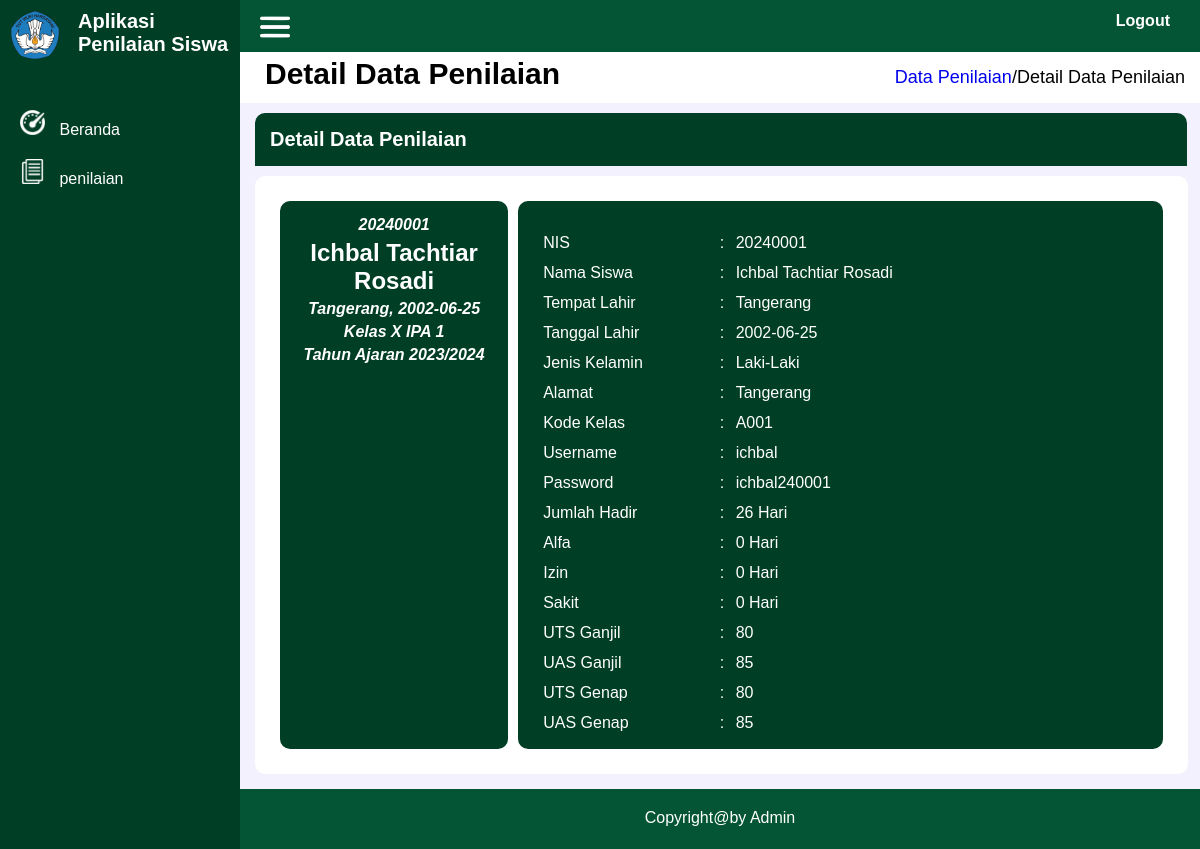
The page /user/detail_penilaian.php?nis=20240001 on the database its author committed.
### tables this page shows
CREATE TABLE `siswa` (
  `nis` int(11) NOT NULL,
  `nm_siswa` varchar(50) NOT NULL,
  `tmp_lahir` varchar(50) NOT NULL,
  `tgl_lahir` date NOT NULL,
  `jkel` varchar(10) NOT NULL,
  `alamat` varchar(250) NOT NULL,
  `telp` varchar(12) NOT NULL,
  `nm_wali` varchar(50) NOT NULL,
  `kd_kelas` varchar(10) NOT NULL,
  `username` varchar(50) NOT NULL,
  `password` varchar(50) NOT NULL
);

CREATE TABLE `kelas` (
  `kd_kelas` varchar(10) NOT NULL,
  `nm_kelas` varchar(50) NOT NULL,
  `jml_siswa` int(11) NOT NULL,
  `thn_ajaran` varchar(10) NOT NULL,
  `nip` int(15) NOT NULL,
  `nm_guru` varchar(50) NOT NULL
);

CREATE TABLE `absen` (
  `kd_absen` int(11) NOT NULL,
  `nm_bulan` varchar(10) NOT NULL,
  `nis` int(11) NOT NULL,
  `nm_siswa` varchar(50) NOT NULL,
  `jml_hadir` int(11) NOT NULL,
  `alfa` int(11) NOT NULL,
  `izin` int(11) NOT NULL,
  `sakit` int(11) NOT NULL
);

CREATE TABLE `nilai` (
  `kd_nilai` int(11) NOT NULL,
  `nis` int(11) NOT NULL,
  `nm_siswa` varchar(50) NOT NULL,
  `kd_matpel` varchar(15) NOT NULL,
  `nm_matpel` varchar(50) NOT NULL,
  `uts_sem_ganjil` int(11) NOT NULL,
  `uas_sem_ganjil` int(11) NOT NULL,
  `uts_sem_genap` int(11) NOT NULL,
  `uas_sem_genap` int(11) NOT NULL
);

### user/detail_penilaian.php (the view, shortened to what this page needs)
<!DOCTYPE html>
<html lang="en">
<head>
    <link rel="stylesheet" href="../css/style.css">
</head>
<body>
<?php
include "../koneksi.php";
$nis = $_GET['nis'];
$sql = "SELECT siswa.*, absen.jml_hadir, absen.alfa, absen.izin, absen.sakit, nilai.nm_matpel, nilai.uts_sem_ganjil,
nilai.uas_sem_ganjil, nilai.uts_sem_genap, nilai.uas_sem_genap, kelas.nm_kelas, kelas.thn_ajaran
FROM siswa
JOIN absen ON siswa.nis = absen.nis
JOIN nilai ON siswa.nis = nilai.nis
JOIN kelas ON siswa.kd_kelas = kelas.kd_kelas
WHERE siswa.nis='$nis'";
$result = mysqli_query($koneksi, $sql);
if (mysqli_num_rows($result) > 0) {
    $row = mysqli_fetch_assoc($result);
    $nis = $row["nis"];
    $nm_siswa = $row["nm_siswa"];
    $tmp_lahir = $row["tmp_lahir"];
    $tgl_lahir = $row["tgl_lahir"];
    $jkel = $row["jkel"];
    $alamat = $row["alamat"];
    $kd_kelas = $row["kd_kelas"];
    $username = $row["username"];
    $password = $row["password"];
    $jml_hadir = $row["jml_hadir"];
    $alfa = $row["alfa"];
    $izin = $row["izin"];
    $sakit = $row["sakit"];
    $uts_sem_ganjil = $row["uts_sem_ganjil"];
    $uas_sem_ganjil = $row["uas_sem_ganjil"];
    $uts_sem_genap = $row["uts_sem_genap"];
    $uas_sem_genap = $row["uas_sem_genap"];
    $uts_sem_genap = $row["uts_sem_genap"];
    $uas_sem_genap = $row["uas_sem_genap"];
    $nm_kelas = $row["nm_kelas"];
    $thn_ajaran = $row["thn_ajaran"];
}
?>
    <div class="container">
    <div class="side-kiri">
            <div class="identitas">
                <div class="logo">
                    <img src="../gambar/logo.png">
                </div>
                <div class="judul">
                Aplikasi Penilaian Siswa
                </div>
            </div>
            <div class="side-menu">
                <img src="../gambar/dashboard.png">
                <a href="beranda.php">Beranda</a>
            </div>
            <div class="side-menu">
                <img src="../gambar/penilaian.png">
                <a href="penilaian.php">penilaian</a>
            </div>
        </div>
        <div class="side-kanan">
            <div class="kepala">
                <div class="kepala-garis"><img src="../gambar/garis.png"></div>
                <div class="logout"><a href="../logout.php">Logout</a></div>
            </div>
            <div class="judul-halaman">
                <div class="judul-detail">Detail Data Penilaian</div>
                <div class="link"><a href="penilaian.php">Data Penilaian</a>/Detail Data Penilaian</div>
            </div>
            <div class="kotak-judul-detail">
                Detail Data Penilaian
            </div>
            <div class="halaman-beranda">
                <div class="detail-foto">
                    <h4><?php echo $nis; ?></h4>
                    <h3><?php echo $nm_siswa; ?></h3>
                    <h4><?php echo $tmp_lahir; ?>, <?php echo $tgl_lahir; ?></h4>
                    <h4>Kelas <?php echo $nm_kelas; ?></h4>
                    <h4>Tahun Ajaran <?php echo $thn_ajaran; ?></h4>
                </div>
                <div class="detail-identitas">
                    <br>
                    <div class="kotak-identitas">
                        <div class="identitas-kiri">NIS</div>
                        <div class="identitas-tengah">:</div>
                        <div class="identitas-kanan"><?php echo $nis; ?></div>
                    </div>
                    <div class="kotak-identitas">
                        <div class="identitas-kiri">Nama Siswa</div>
                        <div class="identitas-tengah">:</div>
                        <div class="identitas-kanan"><?php echo $nm_siswa; ?></div>
                    </div>
                    <div class="kotak-identitas">
                        <div class="identitas-kiri">Tempat Lahir</div>
                        <div class="identitas-tengah">:</div>
                        <div class="identitas-kanan"><?php echo $tmp_lahir; ?></div>
                    </div>
                    <div class="kotak-identitas">
                        <div class="identitas-kiri">Tanggal Lahir</div>
                        <div class="identitas-tengah">:</div>
                        <div class="identitas-kanan"><?php echo $tgl_lahir; ?></div>
                    </div>
                    <div class="kotak-identitas">
                        <div class="identitas-kiri">Jenis Kelamin</div>
                        <div class="identitas-tengah">:</div>
                        <div class="identitas-kanan"><?php echo $jkel; ?></div>
                    </div>
                    <div class="kotak-identitas">
                        <div class="identitas-kiri">Alamat</div>
                        <div class="identitas-tengah">:</div>
                        <div class="identitas-kanan"><?php echo $alamat; ?></div>
                    </div>
                    <div class="kotak-identitas">
                        <div class="identitas-kiri">Kode Kelas</div>
                        <div class="identitas-tengah">:</div>
                        <div class="identitas-kanan"><?php echo $kd_kelas; ?></div>
                    </div>
                    <div class="kotak-identitas">
                        <div class="identitas-kiri">Username</div>
                        <div class="identitas-tengah">:</div>
                        <div class="identitas-kanan"><?php echo $username; ?></div>
                    </div>
                    <div class="kotak-identitas">
                        <div class="identitas-kiri">Password</div>
                        <div class="identitas-tengah">:</div>
                        <div class="identitas-kanan"><?php echo $password; ?></div>
                    </div>
                    <div class="kotak-identitas">
                        <div class="identitas-kiri">Jumlah Hadir</div>
                        <div class="identitas-tengah">:</div>
                        <div class="identitas-kanan"><?php echo $jml_hadir; ?> Hari</div>
                    </div>
                    <div class="kotak-identitas">
                        <div class="identitas-kiri">Alfa</div>
                        <div class="identitas-tengah">:</div>
                        <div class="identitas-kanan"><?php echo $alfa; ?> Hari</div>
                    </div>
                    <div class="kotak-identitas">
                        <div class="identitas-kiri">Izin</div>
                        <div class="identitas-tengah">:</div>
                        <div class="identitas-kanan"><?php echo $izin; ?> Hari</div>
                    </div>
                    <div class="kotak-identitas">
                        <div class="identitas-kiri">Sakit</div>
                        <div class="identitas-tengah">:</div>
                        <div class="identitas-kanan"><?php echo $sakit; ?> Hari</div>
                    </div>
                    <div class="kotak-identitas">
                        <div class="identitas-kiri">UTS Ganjil</div>
                        <div class="identitas-tengah">:</div>
                        <div class="identitas-kanan"><?php echo $uts_sem_ganjil; ?></div>
                    </div>
                    <div class="kotak-identitas">
                        <div class="identitas-kiri">UAS Ganjil</div>
                        <div class="identitas-tengah">:</div>
                        <div class="identitas-kanan"><?php echo $uas_sem_ganjil; ?></div>
                    </div>
                    <div class="kotak-identitas">
                        <div class="identitas-kiri">UTS Genap</div>
                        <div class="identitas-tengah">:</div>
                        <div class="identitas-kanan"><?php echo $uts_sem_genap; ?></div>
                    </div>
                    <div class="kotak-identitas">
                        <div class="identitas-kiri">UAS Genap</div>
                        <div class="identitas-tengah">:</div>
                        <div class="identitas-kanan"><?php echo $uas_sem_genap; ?></div>
                    </div>
            </div>
        </div>
        <div class="kaki">
                Copyright@by Admin
            </div>
    </div>
</body>
</html>

### css/style.css (style rules this page uses)
* { font-family: Arial, Helvetica, sans-serif; margin: 0; }
.container { width: 100%; height: auto; background-color: antiquewhite; display: flex; }
.side-kiri { width: 20%; min-height: 600px; background-color: rgb(0, 62, 38); }
.side-kanan { width: 80%; min-height: 600px; background-color: rgb(243, 241, 253); }
.identitas { display: flex; min-height: 40px; width: auto; margin-bottom: 40px; }
.logo { width: 20%; height: 40px; padding: 10px; }
.logo img { border-radius: 50%; width: 50px; height: 50px; }
.judul { width: 80%; height: 40px; padding: 10px; color: white; font-family: Helvetica; font-weight: bold; font-size: 20px; }
.side-menu { width: auto; border: 2px; color: aliceblue; padding: 10px 0px 10px 20px; align-items: center; }
.side-menu a { text-decoration: none; color: white; cursor: pointer; margin-left: 10px; }
.side-menu img { width: 25px; height: 25px; }
.kepala { width: auto; min-height: 40px; background-color: rgb(3, 85, 53); padding: 12px 30px 0px 0px; display: flex; }
.kepala-garis { width: 10%; height: 30px; }
.kepala-garis img { width: 30px; height: 30px; margin-left: 20px; }
.logout { width: 90%; height: 30px; text-align: right; }
.logout a { margin-top:20px; color: #fff; font-weight: bold; text-decoration: none; }
.judul-halaman { width: auto; min-height: 40px; text-align: right; background-color: #fff; display: flex; }
h3 { font-size: 24px; font-weight: bold; color: #fff; }
h4 { font-size: 16px; font-weight: bold; color: #fff; font-style: italic; margin: 5px; }
.halaman-beranda { width: 93%; min-height: 400px; background-color: #fff; padding: 20px; border-radius: 10px; margin: 10px 0px 0px 15px; display: flex; }
.kotak-judul-detail { width: 94%; min-height: 20px; background-color: rgb(0, 62, 38); padding: 15px; border-radius: 10px 10px 0px 0px; margin: 10px 0px 0px 15px; color: #fff; font-size: 20px; font-weight: bold; }
.judul-detail { font-size: 30px; font-weight: bold; text-align: left; padding: 5px; width: 35%; margin-left: 20px; }
.link { font-size: 18px; text-align: right; padding: 15px; width: 65%; }
.link a { text-decoration: none; }
.detail-foto { width: 25%; min-height: 50px; padding: 10px; color: #fff; background-color: rgb(0, 62, 38); text-align: center; border-radius: 10px; margin: 5px; }
.detail-identitas { width: 75%; height: auto; padding: 10px; background-color: rgb(0, 62, 38); border-radius: 10px; margin: 5px; color: #fff; }
.kotak-identitas { width: 100%; display: flex; height: 30px; margin-left: 10px; }
.identitas-kiri { width: 28%; height: auto; padding: 5px; }
.identitas-tengah { width: 1%; height: auto; padding: 5px; }
.identitas-kanan { width: 71%; height: auto; padding: 5px; }
.kaki { width: auto; min-height: 20px; background-color: rgb(3, 85, 53); padding: 20px; color: #fff; font-size: 16px; text-align: center; margin-top: 15px; }

### rows shown on the page
siswa: nis "20240001", nm_siswa "Ichbal Tachtiar Rosadi", tmp_lahir "Tangerang", tgl_lahir "2002-06-25", kd_kelas.nm_kelas "X IPA 1", kd_kelas.thn_ajaran "2023/2024", jkel "Laki-Laki", alamat "Tangerang", kd_kelas "A001", username "ichbal", password "ichbal240001", absen.jml_hadir "26", absen.alfa "0", absen.izin "0", absen.sakit "0", nilai.uts_sem_ganjil "80", nilai.uas_sem_ganjil "85", nilai.uts_sem_genap "80", nilai.uas_sem_genap "85"
